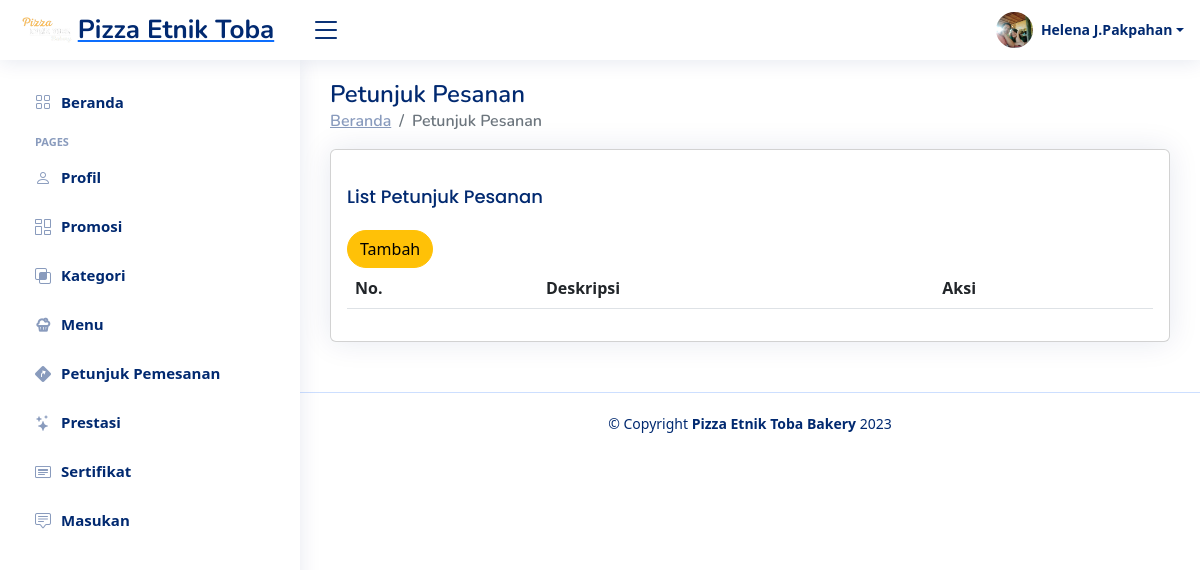
Before: /Website/Admin/petunjuk.php (signed in) with the older database file.
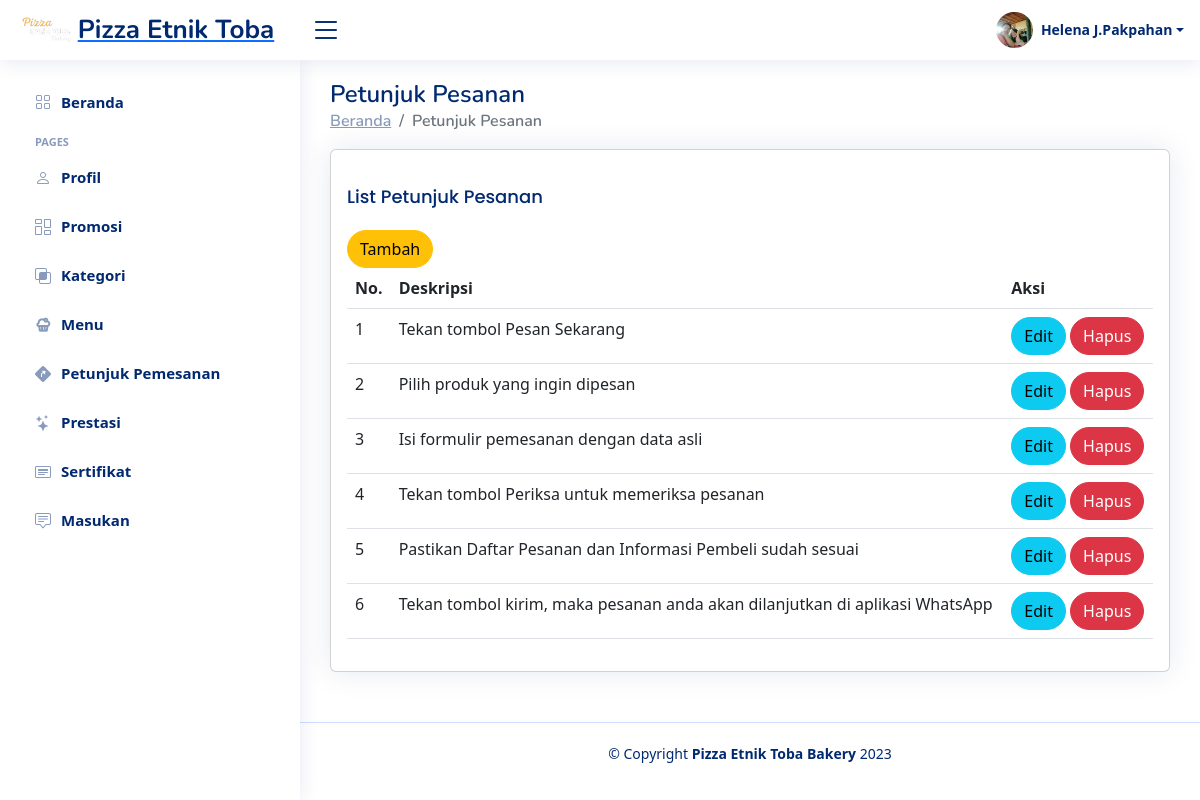
After: the same page with the newer database file.
### tables this page shows
CREATE TABLE `petunjuk` (
  `id_petunjuk` int(11) NOT NULL,
  `deskripsi` text NOT NULL
);

### Website/Admin/petunjuk.php (the view, shortened to what this page needs)
<!DOCTYPE html>
<html lang="en">
<head>
    <link rel="stylesheet" href="style.css">
    <link href="vendor/bootstrap/css/bootstrap.min.css" rel="stylesheet">
    <link href="vendor/bootstrap-icons/bootstrap-icons.css" rel="stylesheet">
    <link href="vendor/boxicons/css/boxicons.min.css" rel="stylesheet">
    <link href="vendor/quill/quill.snow.css" rel="stylesheet">
    <link href="vendor/quill/quill.bubble.css" rel="stylesheet">
    <link href="vendor/remixicon/remixicon.css" rel="stylesheet">
    <link href="vendor/simple-datatables/style.css" rel="stylesheet">
</head>
<?php include 'header.php' ?>
<?php include 'sidebar.php' ?>
<main id="main" class="main">
    <div class="pagetitle">
        <h1>Petunjuk Pesanan</h1>
        <nav>
            <ol class="breadcrumb">
                <li class="breadcrumb-item"><a href="index.php">Beranda</a></li>
                <li class="breadcrumb-item active">Petunjuk Pesanan</li>
            </ol>
        </nav>
    </div>
    <section class="section">
        <div class="row">
            <div class="col-lg-12">
                <div class="card">
                    <div class="card-body">
                        <h5 class="card-title">List Petunjuk Pesanan</h5>
                        <a href="add-petunjuk.php"><button type="button" class="btn btn-warning rounded-pill">Tambah</button></a>
                        <div class="table-responsive">
                        <table class="table datatable">
                            <thead>
                                <tr>
                                    <th scope="col">No.</th>
                                    <th scope="col">Deskripsi</th>
                                    <th scope="col">Aksi</th>
                                </tr>
                            </thead>
                            <tbody>
                                <?php
                                $no = 1;
                                $query = 'SELECT * FROM petunjuk';
                                $result_set = $koneksi->query($query);
                                while ($row = $result_set->fetch_assoc()) {
                                ?>
                                    <tr>
                                        <td><?= $no; ?></td>
                                        <td><?= $row['deskripsi']; ?></td>
                                        <td>
                                            <a href="edit-petunjuk.php?id=<?php echo $row['id_petunjuk']; ?>"><button type="button" class="btn btn-info rounded-pill">Edit</button></a>
                                            <a href="hapus.php?id=<?php echo $row['id_petunjuk']; ?>&tabel=petunjuk" onclick="return confirm('Anda yakin akan menghapus data ini?')"><button type="button" class="btn btn-danger rounded-pill">Hapus</button>
                                        </td>
                                    </tr>
                                <?php $no++;
                                } ?>
                            </tbody>
                        </table>
                        </div>
                    </div>
                </div>
            </div>
        </div>
    </section>
</main>
<?php include 'footer.php' ?>
</body>
</html>

Changed rows visible on the page:
added petunjuk: deskripsi "Tekan tombol Pesan Sekarang"
added petunjuk: deskripsi "Pilih produk yang ingin dipesan"
added petunjuk: deskripsi "Isi formulir pemesanan dengan data asli"
added petunjuk: deskripsi "Tekan tombol Periksa untuk memeriksa pesanan"
added petunjuk: deskripsi "Pastikan Daftar Pesanan dan Informasi Pembeli sudah sesuai"
added petunjuk: deskripsi "Tekan tombol kirim, maka pesanan anda akan dilanjutkan di aplikasi WhatsApp"
